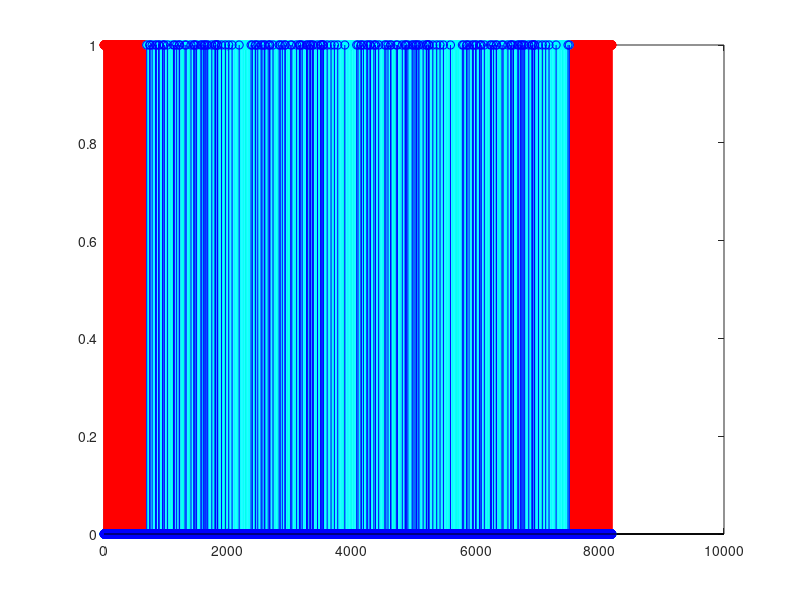

Source code (MATLAB):
clear all;
close all;

tps = zeros(1, 6817);
pilotos = zeros(1, 6817);
scattered = zeros(1, 6817);

ceros = zeros(1, 8192);
ultimo_cero = 688;
primer_piloto = 688 + 1;

for i=1:688
    ceros(i) = 1;
end;
for i=689:7505
    ceros(i) = 0;
end;
for i=7506:8192
    ceros(i) = 1;
end;

scatterd_index = zeros(569,1);
for p = 2 : 569
    scatterd_index(p) = (p-1) * 12;
end;
for i = 1 : 6817
    for j = 1 : 569
        if i == scatterd_index (j) + 1
            scattered(i) = 1;
        end;
    end;
end;
scattered = scattered';

tps(35) = 1;
tps(51) = 1;
tps(210) = 1;
tps(347) = 1;
tps(414) = 1;
tps(570) = 1;
tps(596) = 1;
tps(689) = 1;
tps(791) = 1;
tps(902) = 1;
tps(1074) = 1;
tps(1220) = 1;
tps(1263) = 1;
tps(1287) = 1;
tps(1470) = 1;
tps(1595) = 1;
tps(1688) = 1;
tps(1739) = 1;
tps(1755) = 1;
tps(1914) = 1;
tps(2051) = 1;
tps(2118) = 1;
tps(2274) = 1;
tps(2300) = 1;
tps(2393) = 1;
tps(2495) = 1;
tps(2606) = 1;
tps(2778) = 1;
tps(2924) = 1;
tps(2967) = 1;
tps(2991) = 1;
tps(3174) = 1;
tps(3299) = 1;
tps(3392) = 1;
tps(3443) = 1;
tps(3459) = 1;
tps(3618) = 1;
tps(3755) = 1;
tps(3822) = 1;
tps(3978) = 1;
tps(4004) = 1;
tps(4097) = 1;
tps(4199) = 1;
tps(4310) = 1;
tps(4482) = 1;
tps(4628) = 1;
tps(4671) = 1;
tps(4695) = 1;
tps(4878) = 1;
tps(5003) = 1;
tps(5096) = 1;
tps(5147) = 1;
tps(5163) = 1;
tps(5322) = 1;
tps(5459) = 1;
tps(5526) = 1;
tps(5682) = 1;
tps(5708) = 1;
tps(5801) = 1;
tps(5903) = 1;
tps(6014) = 1;
tps(6186) = 1;
tps(6332) = 1;
tps(6375) = 1;
tps(6399) = 1;
tps(6582) = 1;
tps(6707) = 1;
tps(6800) = 1;
tps = tps';

pilotos(1)=1;
pilotos(49)=1;
pilotos(55)=1;
pilotos(88)=1;
pilotos(142)=1;
pilotos(157)=1;
pilotos(193)=1;
pilotos(202)=1;
pilotos(256)=1;
pilotos(280)=1;
pilotos(283)=1;
pilotos(334)=1;
pilotos(433)=1;
pilotos(451)=1;
pilotos(484)=1;
pilotos(525)=1;
pilotos(532)=1;
pilotos(619)=1;
pilotos(637)=1;
pilotos(715)=1;
pilotos(760)=1;
pilotos(766)=1;
pilotos(781)=1;
pilotos(805)=1;
pilotos(874)=1;
pilotos(889)=1;
pilotos(919)=1;
pilotos(940)=1;
pilotos(943)=1;
pilotos(970)=1;
pilotos(985)=1;
pilotos(1051)=1;
pilotos(1102)=1;
pilotos(1108)=1;
pilotos(1111)=1;
pilotos(1138)=1;
pilotos(1141)=1;
pilotos(1147)=1;
pilotos(1207)=1;
pilotos(1270)=1;
pilotos(1324)=1;
pilotos(1378)=1;
pilotos(1492)=1;
pilotos(1684)=1;
pilotos(1705)=1;
pilotos(1753) = 1;
pilotos(1759) = 1;
pilotos(1792) = 1;
pilotos(1846) = 1;
pilotos(1861) = 1;
pilotos(1897) = 1;
pilotos(1906) = 1;
pilotos(1960) = 1;
pilotos(1984) = 1;
pilotos(1987) = 1;
pilotos(2038) = 1;
pilotos(2137) = 1;
pilotos(2155) = 1;
pilotos(2188) = 1;
pilotos(2230) = 1;
pilotos(2236) = 1;
pilotos(2323) = 1;
pilotos(2341) = 1;
pilotos(2419) = 1;
pilotos(2464) = 1;
pilotos(2470) = 1;
pilotos(2485) = 1;
pilotos(2509) = 1;
pilotos(2578) = 1;
pilotos(2593) = 1;
pilotos(2623) = 1;
pilotos(2644) = 1;
pilotos(2647) = 1;
pilotos(2674) = 1;
pilotos(2689) = 1;
pilotos(2755) = 1;
pilotos(2806) = 1;
pilotos(2812) = 1;
pilotos(2815) = 1;
pilotos(2842) = 1;
pilotos(2845) = 1;
pilotos(2851) = 1;
pilotos(2911) = 1;
pilotos(2974) = 1;
pilotos(3028) = 1;
pilotos(3082) = 1;
pilotos(3196) = 1;
pilotos(3388) = 1;
pilotos(3409) = 1;
pilotos(3457) = 1;
pilotos(3463) = 1;
pilotos(3496) = 1;
pilotos(3550) = 1;
pilotos(3565) = 1;
pilotos(3601) = 1;
pilotos(3610) = 1;
pilotos(3664) = 1;
pilotos(3688) = 1;
pilotos(3691) = 1;
pilotos(3742) = 1;
pilotos(3841) = 1;
pilotos(3859) = 1;
pilotos(3892) = 1;
pilotos(3934) = 1;
pilotos(3940) = 1;
pilotos(4027) = 1;
pilotos(4045) = 1;
pilotos(4123) = 1;
pilotos(4168) = 1;
pilotos(4174) = 1;
pilotos(4189) = 1;
pilotos(4213) = 1;
pilotos(4282) = 1;
pilotos(4297) = 1;
pilotos(4327) = 1;
pilotos(4348) = 1;
pilotos(4351) = 1;
pilotos(4378) = 1;
pilotos(4393) = 1;
pilotos(4459) = 1;
pilotos(4510) = 1;
pilotos(4516) = 1;
pilotos(4519) = 1;
pilotos(4546) = 1;
pilotos(4549) = 1;
pilotos(4555) = 1;
pilotos(4615) = 1;
pilotos(4678) = 1;
pilotos(4732) = 1;
pilotos(4786) = 1;
pilotos(4900) = 1;
pilotos(5092) = 1;
pilotos(5113) = 1;
pilotos(5161) = 1;
pilotos(5167) = 1;
pilotos(5200) = 1;
pilotos(5254) = 1;
pilotos(5269) = 1;
pilotos(5305) = 1;
pilotos(5314) = 1;
pilotos(5368) = 1;
pilotos(5392) = 1;
pilotos(5395) = 1;
pilotos(5446) = 1;
pilotos(5545) = 1;
pilotos(5563) = 1;
pilotos(5596) = 1;
pilotos(5638) = 1;
pilotos(5644) = 1;
pilotos(5731) = 1;
pilotos(5749) = 1;
pilotos(5827) = 1;
pilotos(5872) = 1;
pilotos(5878) = 1;
pilotos(5893) = 1;
pilotos(5917) = 1;
pilotos(5986) = 1;
pilotos(6001) = 1;
pilotos(6031) = 1;
pilotos(6052) = 1;
pilotos(6055) = 1;
pilotos(6082) = 1;
pilotos(6097) = 1;
pilotos(6163) = 1;
pilotos(6214) = 1;
pilotos(6220) = 1;
pilotos(6223) = 1;
pilotos(6250) = 1;
pilotos(6253) = 1;
pilotos(6259) = 1;
pilotos(6319) = 1;
pilotos(6382) = 1;
pilotos(6436) = 1;
pilotos(6490) = 1;
pilotos(6604) = 1;
pilotos(6796) = 1;
pilotos(6817) = 1;
pilotos = pilotos';

aux_tps = zeros (1, 8192);
aux_tps( primer_piloto : (primer_piloto + 6816) ) = tps(1:6817);

aux_pilot = zeros (1, 8192);
aux_pilot( primer_piloto : (primer_piloto + 6816) ) = pilotos(1:6817);

aux_scatterd = zeros (1, 8192);
aux_scatterd( primer_piloto : (primer_piloto + 6816) ) = scattered(1:6817);

figure;  stem(ceros,        'r');
hold on; stem(aux_tps,      'g');
hold on; stem(aux_scatterd, 'c');
hold on; stem(aux_pilot,    'b');

fid1=fopen('RomCeros8k.dat','w');
fprintf(fid1,'%d, \n', ceros);
fclose(fid1);

fid1=fopen('RomPilotos8k.dat','w');
fprintf(fid1,'%d, \n', aux_pilot);
fclose(fid1);

fid1=fopen('RomTps8k.dat','w');
fprintf(fid1,'%d, \n', aux_tps);
fclose(fid1);

% punto1 = fi(scatterd_index, 0,13,0);
% fid1 = fopen('scattered.txt','w');
% fprintf(fid1,'%0.4X, ', punto1.hex);
% fclose(fid1);

info_tps = zeros(1,68);
for i=1:68
    info_tps(i) = 1;
end;

fid1=fopen('RomInfoTps.dat','w');
fprintf(fid1,'%d, \n', info_tps);
fclose(fid1);
